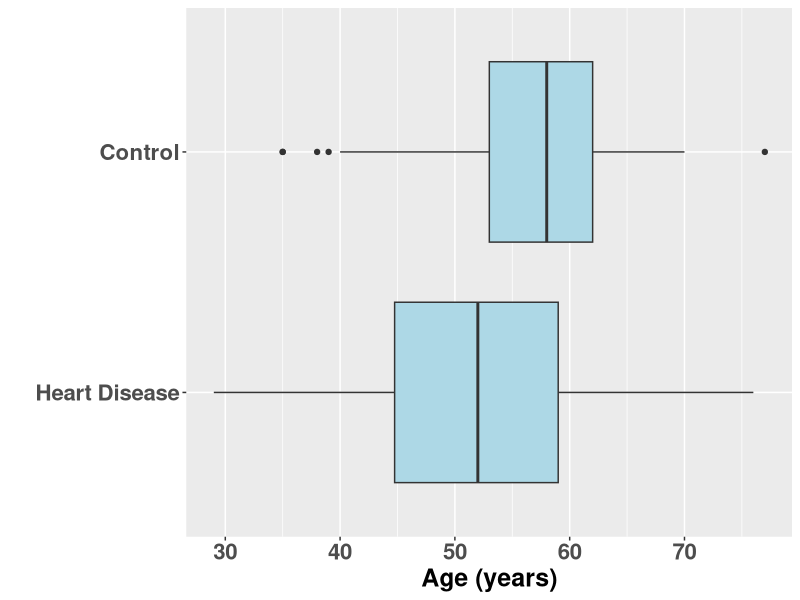
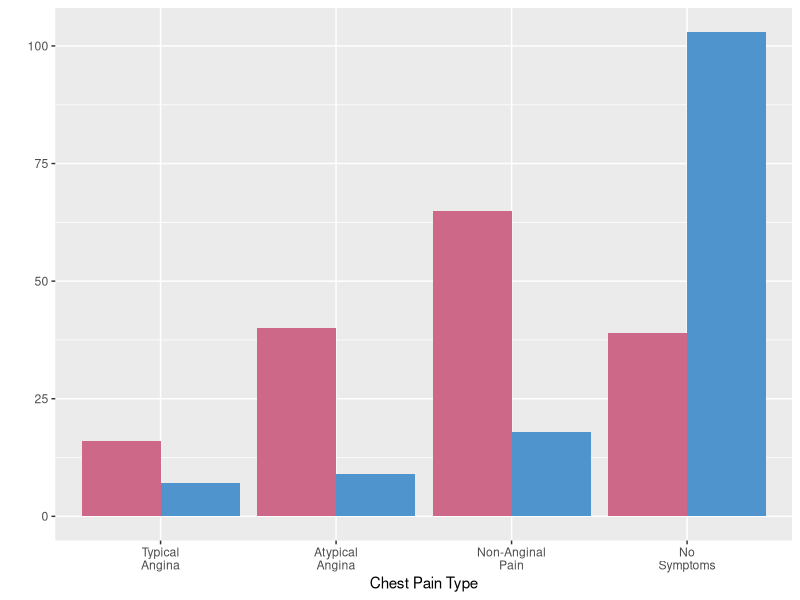
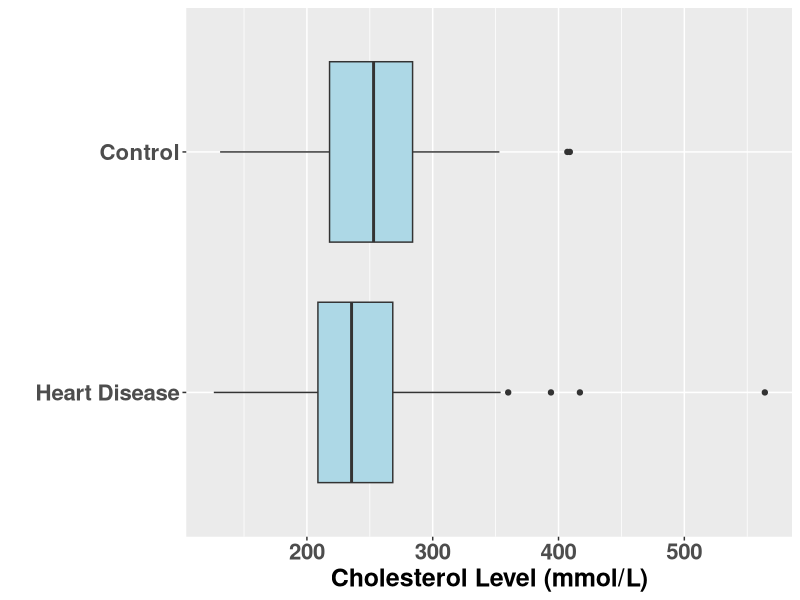
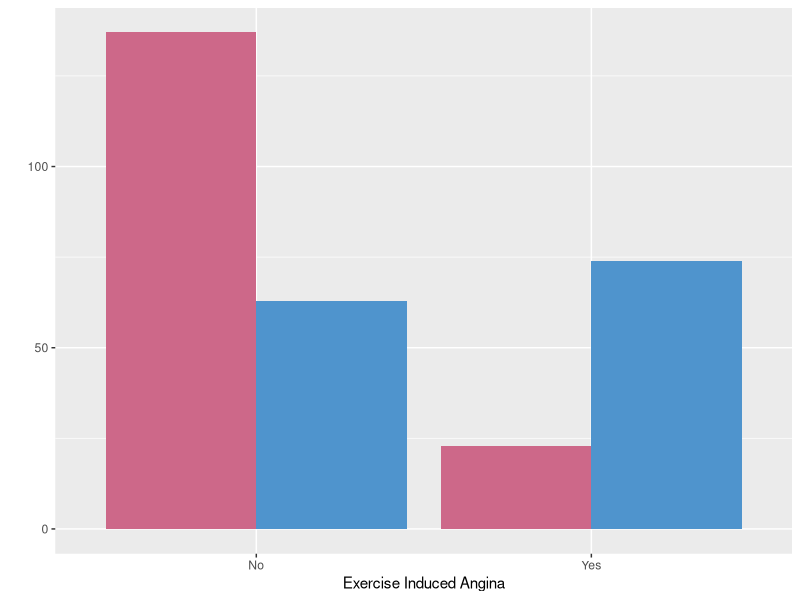
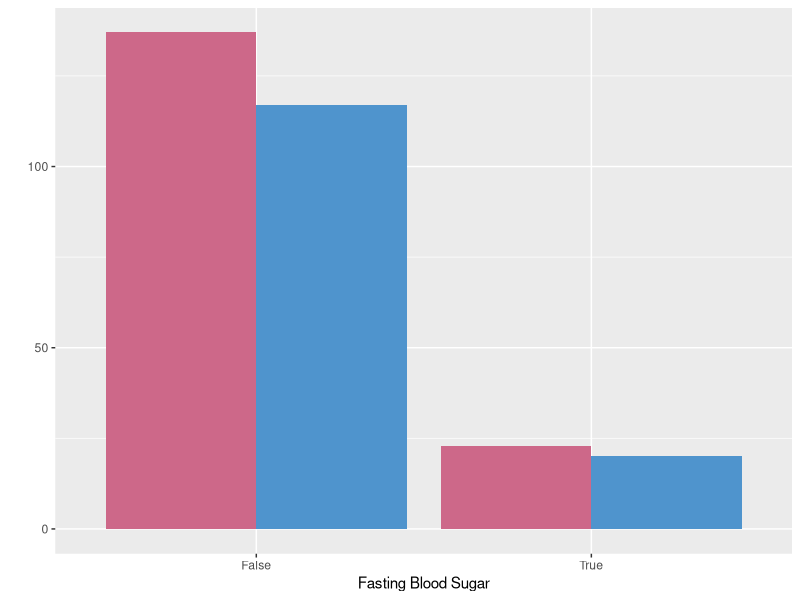

The R script that drew these images, in order:
## Heart Disease ##
## Kaylia Reynolds ##

## Libraries
library(ggplot2)
library(tidyverse)
library(gridExtra)
library(grid)

#############################################################

## Load Data
heart <- read_csv("derived_data/pure_heart.txt",
                  col_names = TRUE)

# nrow(heart)

#############################################################

## Cleaning
# Factors
cols.to.change <- c(2, 3, 6, 7, 9, 11, 12, 13, 14)
heart[, cols.to.change] <- lapply(heart[, cols.to.change], factor)
# str(heart)

#############################################################

## Continuous Plots
# Age
age.bx <- ggplot(heart, aes(x = disease.status, y = age)) + 
	geom_boxplot(fill = "lightblue") +
	xlab("") +
	coord_flip() +
	ylab("Age (years)") +
	scale_x_discrete(labels = c("Heart Disease", "Control")) +
  theme(axis.text = element_text(size = 16, face = "bold"),
        axis.title = element_text(size = 18,face = "bold"))

# Resting Blood Pressure
restingbp.bx <- ggplot(heart, aes(x = disease.status, y = restingbp)) + 
	geom_boxplot(fill = "lightblue") +
	xlab("") +
	coord_flip() +
	ylab("Resting Blood Pressure (mmHg)") +
	scale_x_discrete(labels = c("Heart Disease", "Control")) +
  theme(axis.text = element_text(size = 16, face = "bold"),
        axis.title = element_text(size = 18,face = "bold"))


# Cholesterol Count
cholest.bx <- ggplot(heart, aes(x = disease.status, y = cholest)) + 
	geom_boxplot(fill = "lightblue") +
	xlab("") +
	coord_flip() +
	ylab("Cholesterol Level (mmol/L)") +
	scale_x_discrete(labels = c("Heart Disease", "Control")) +
  theme(axis.text = element_text(size = 16, face = "bold"),
        axis.title = element_text(size = 18,face = "bold"))

# Maximum Heart Rate
maxheartrate.bx <- ggplot(heart, aes(x = disease.status, y = maxheartrate)) + 
	geom_boxplot(fill = "lightblue") +
	xlab("") +
	coord_flip() +
	ylab("Maximum Heart Rate (bpm)") +
	scale_x_discrete(labels = c("Heart Disease", "Control")) +
  theme(axis.text = element_text(size = 16, face = "bold"),
        axis.title = element_text(size = 18,face = "bold"))

# St. Depress
st.depress.bx <- ggplot(heart, aes(x = disease.status, y = st.depress)) + 
	geom_boxplot(fill = "lightblue") +
  xlab("") +
	coord_flip() +
	ylab("ST Depression Induced by Exercise Relative to Rest (mm)") +
	scale_x_discrete(labels = c("Heart Disease", "Control")) +
  theme(axis.text = element_text(size = 16, face = "bold"),
        axis.title = element_text(size = 18,face = "bold"))

lay <- rbind(c(1,1,1,1,10),
             c(2,2,2,2,10),
             c(3,3,3,3,10),
             c(4,4,4,4,10),
             c(5,5,5,5,10))

#cont.vars <- arrangeGrob(age.bx, restingbp.bx, cholest.bx, maxheartrate.bx, st.depress.bx,
#                         left = textGrob("Disease Status", gp = gpar(fontsize = 15), rot = 90),
#                         top = textGrob("Continuous Variable Distributions", gp = gpar(fontsize = 18)),
#                         layout_matrix = lay)

#ggsave("figures/cont_var_distributions.png", cont.vars, width = 5, height = 6)

final.cont.var <- arrangeGrob(age.bx, restingbp.bx, cholest.bx, maxheartrate.bx, st.depress.bx,
                         left = textGrob("Disease Status", gp = gpar(fontsize = 25), rot = 90),
                         top = textGrob("Continuous Variable Distributions", gp = gpar(fontsize = 33)),
                         layout_matrix = lay <- rbind(c(1, 1, 6, 6),
                                                      c(1, 1, 4, 4),
                                                      c(2, 2, 4, 4),
                                                      c(2, 2, 5, 5),
                                                      c(3, 3, 5, 5),
                                                      c(3, 3, 6, 6)))
                         
ggsave("figures/final_cont_var.png", final.cont.var, width = 18, height = 9)

#############################################################

## Discrete Plots

# Set colors
bar.cols <- c("palevioletred3", "steelblue3")

# Sex Counts
sex.cnt <- ggplot(heart, aes(sex)) + 
	geom_bar(aes(fill = disease.status), position = "dodge") + 
	xlab("Sex") + 
	ylab("") +
	scale_fill_manual(values = bar.cols,
				name = "Disease Status", 
				labels = c("Control", "Heart Disease")) +
  theme(legend.position="right") +
  scale_x_discrete(breaks=c("0","1"),
                   labels=c("Female", "Male")) +
  theme(legend.text=element_text(size=15),
        legend.title=element_text(size=17))

# Chest Pain Counts
chest.cnt <- ggplot(heart, aes(chest.pain)) + 
	geom_bar(aes(fill = disease.status), position = "dodge") + 
	xlab("Chest Pain Type") + 
	ylab("") +
	scale_fill_manual(values = bar.cols,
				name = "Disease Status", 
				labels = c("Control", "Heart Disease")) +
  theme(legend.position="none") +
  scale_x_discrete(breaks=c("1","2", "3", "4"),
                   labels=c("Typical\nAngina", "Atypical\nAngina", "Non-Anginal\nPain", "No\nSymptoms"))

# Fasting Counts
fasting.cnt <- ggplot(heart, aes(fastingbs)) + 
	geom_bar(aes(fill = disease.status), position = "dodge") + 
	xlab("Fasting Blood Sugar") + 
	ylab("") +
	scale_fill_manual(values = bar.cols,
				name = "Disease Status", 
				labels = c("Control", "Heart Disease")) +
  theme(legend.position="none") +
  scale_x_discrete(breaks=c("0","1"),
                   labels=c("False", "True"))

# Resting Counts
restingec.cnt <- ggplot(heart, aes(restingec)) + 
	geom_bar(aes(fill = disease.status), position = "dodge") + 
	xlab("Resting Electrocardiographic Results") + 
	ylab("") +
	scale_fill_manual(values = bar.cols,
				name = "Disease Status", 
				labels = c("Control", "Heart Disease")) +
  theme(legend.position="none") +
  scale_x_discrete(breaks=c("0","1", "2"),
                   labels=c("Normal", "ST-T Wave\n Abnormality", "Left Ventricular\nHypertrophy"))

# Old Peak Counts
oldpeak.cnt <- ggplot(heart, aes(oldpeak)) + 
	geom_bar(aes(fill = disease.status), position = "dodge") + 
	xlab("Peak Exercise ST Segment Slope") + 
	ylab("") +
  scale_fill_manual(values = bar.cols,
    name = "Disease Status", 
		labels = c("Control", "Heart Disease")) +
  theme(legend.position="none") +
  scale_x_discrete(breaks=c("1","2", "3"),
                   labels=c("Upsloping", "Flat", "Downsloping"))

# Exercise Counts
exercise.cnt <- ggplot(heart, aes(exercise.ang)) + 
	geom_bar(aes(fill = disease.status), position = "dodge") + 
	xlab("Exercise Induced Angina") + 
	ylab("") +
	scale_fill_manual(values = bar.cols,
				name = "Disease Status", 
				labels = c("Control", "Heart Disease")) +
  theme(legend.position="none") +
  scale_x_discrete(breaks=c("0","1"),
                   labels=c("No", "Yes"))

# Max Vessels Counts
mag.vessels.cnt <- ggplot(heart, aes(mag.vessels)) + 
	geom_bar(aes(fill = disease.status), position = "dodge") + 
	xlab("Major Vessels Colored by Flourosopy") + 
	ylab("") +
	scale_fill_manual(values = bar.cols,
				name = "Disease Status", 
				labels = c("Control", "Heart Disease")) +
  theme(legend.position="none")

# Thal Counts
thal.cnt <- ggplot(heart, aes(thal)) + 
	geom_bar(aes(fill = disease.status), position = "dodge") + 
	xlab("Thalium") + 
	ylab("") +
	scale_fill_manual(values = bar.cols,
				name = "Disease Status", 
				labels = c("Control", "Heart Disease")) +
  theme(legend.position="none") +
  scale_x_discrete(breaks=c("3", "6","7"),
                   labels=c("Normal", "Fixed\nDefect", "Reversable\nDefect"))  
  
# Layout
third.lay <- rbind(c(1,1,1,1,2,2,2,2,9,9),
                   c(4,4,4,4,5,5,5,5,9,9),
                   c(7,7,7,7,8,8,8,8,9,9),
                   c(3,3,3,3,6,6,6,6,9,9))

# Function for Extracting a Legend
g_legend <- function(a.gplot){
  tmp <- ggplot_gtable(ggplot_build(a.gplot))
  leg <- which(sapply(tmp$grobs, function(x) x$name) == "guide-box")
  legend <- tmp$grobs[[leg]]
  return(legend)
}

mylegend <- g_legend(sex.cnt)

# All Discrete Vars
#grid.arrange(arrangeGrob(sex.cnt + theme(legend.position="none"),
#                         mag.vessels.cnt, exercise.cnt, oldpeak.cnt, 
#                         restingec.cnt, fasting.cnt, chest.cnt, thal.cnt, 
#                         mylegend, layout_matrix = third.lay),
#	top = textGrob("Discrete Variable Distributions", gp = gpar(fontsize = 18)),
#	left = textGrob("Count", gp = gpar(fontsize = 15), rot = 90))

# Plot and Save
discrete.vars <- arrangeGrob(arrangeGrob(sex.cnt + theme(legend.position="none"),
                                         mag.vessels.cnt, exercise.cnt, oldpeak.cnt, 
                                         restingec.cnt, fasting.cnt, chest.cnt, thal.cnt, 
                                         mylegend, layout_matrix = third.lay),
                             top = textGrob("Discrete Variable Distributions", gp = gpar(fontsize = 18)),
                             left = textGrob("Count", gp = gpar(fontsize = 15), rot = 90))

ggsave("figures/disc_var_distributions.png", discrete.vars, height = 9, width = 9.5)


final.discrete.vars <- arrangeGrob(arrangeGrob(sex.cnt + theme(legend.position="none"),
                                         mag.vessels.cnt, exercise.cnt, oldpeak.cnt, mylegend,
                                         restingec.cnt, fasting.cnt, chest.cnt, thal.cnt, nrow = 3),
                             top = textGrob("Discrete Variable Distributions", gp = gpar(fontsize = 18)),
                             left = textGrob("Count", gp = gpar(fontsize = 15), rot = 90))

ggsave("figures/final_disc_var.png", final.discrete.vars, height = 9, width = 9.5)

